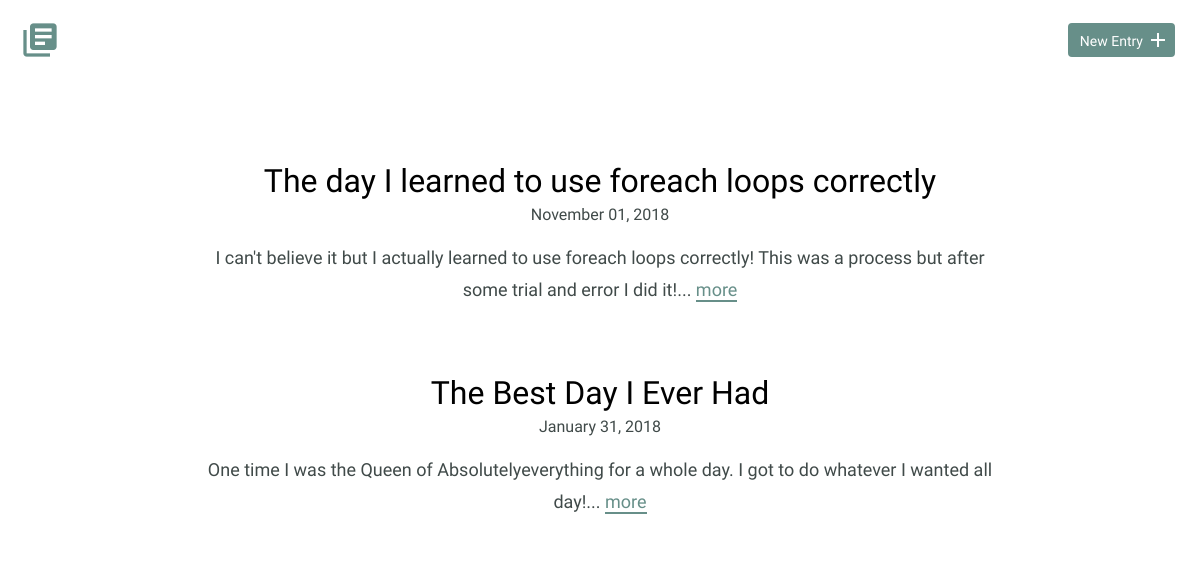
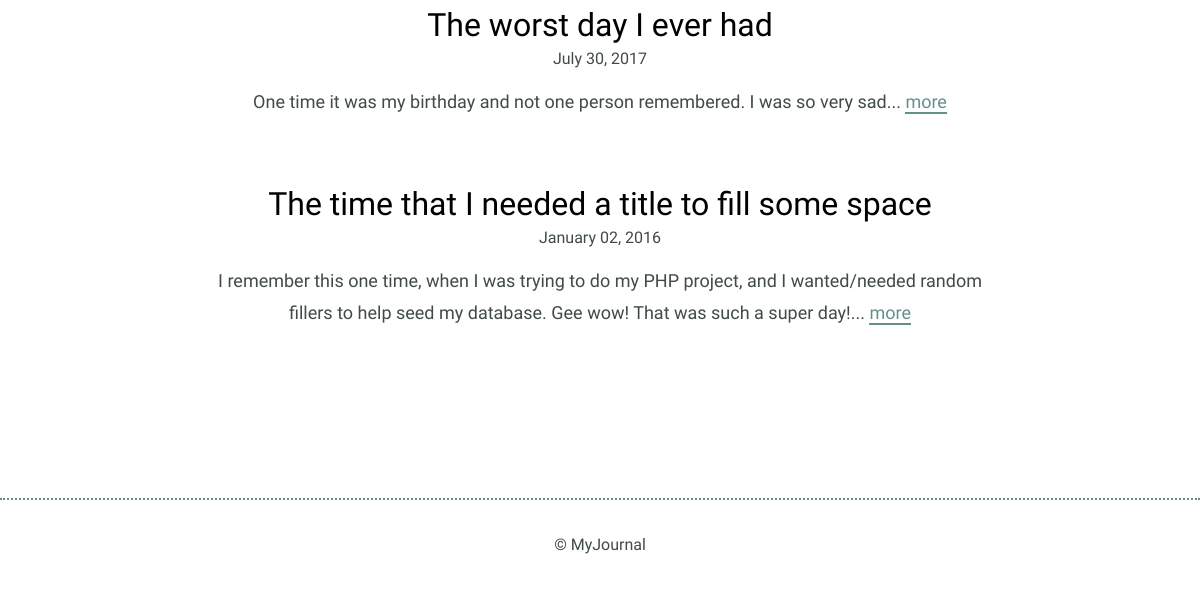
Before: / with the older database file (2 pictures, top to bottom).
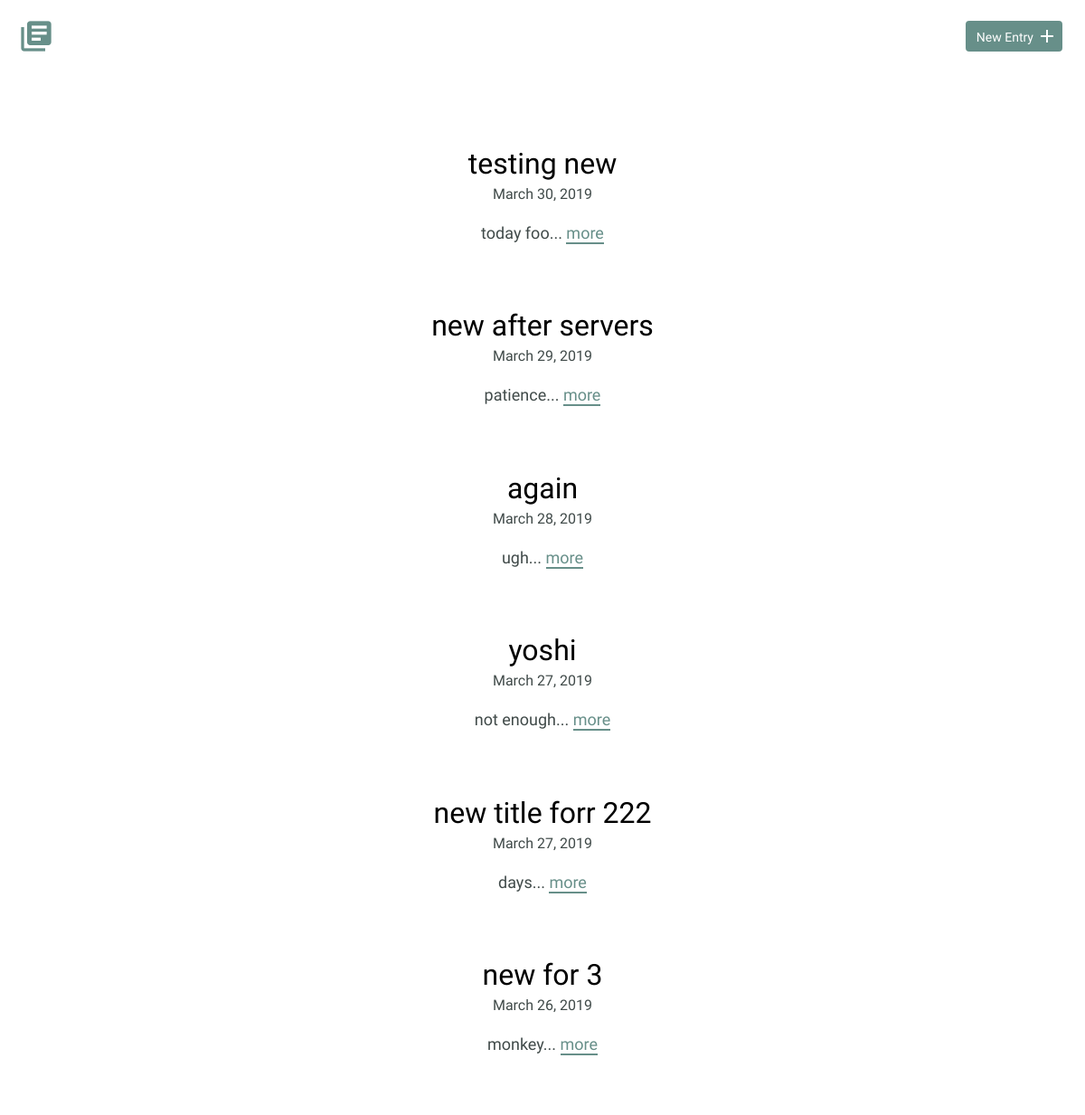
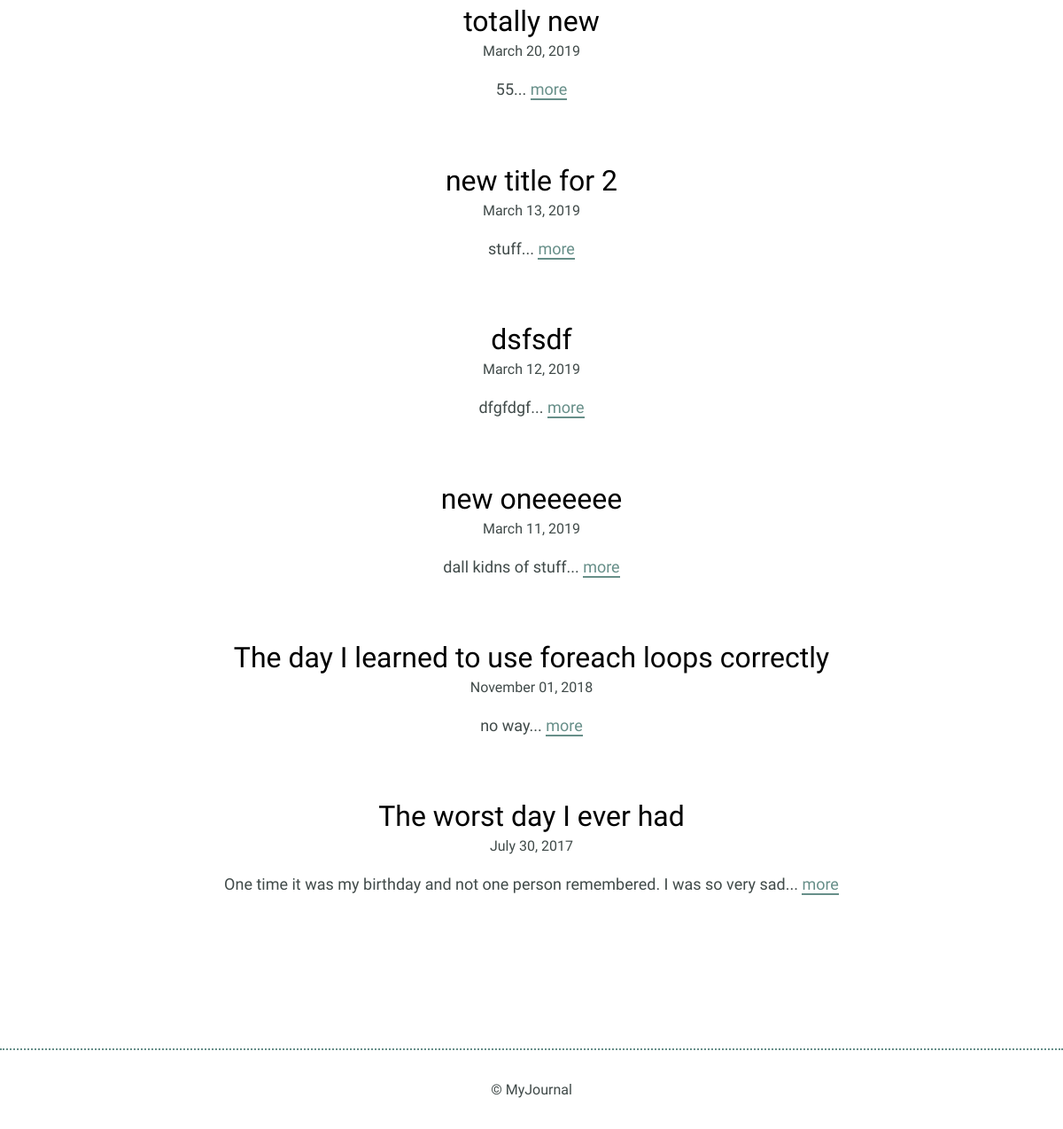
After: the same page with the newer database file (2 pictures, top to bottom).
### tables this page shows
CREATE TABLE "entries" (
	`id`	INTEGER,
	`title`	TEXT,
	`date`	TEXT,
	`time_spent`	INTEGER,
	`learned`	BLOB,
	`resources`	BLOB,
	PRIMARY KEY(`id`)
);

### inc/functions.php (called while the page is built, shortened)
<?php
function get_journal_entry_list() {
  include 'connection.php';
  try {
    return $db->query('SELECT * FROM entries ORDER BY date DESC');
  } catch (Exception $e) {
    echo "Error!: " . $e->getMessage() . "<br />";
    return array();
  }
}

### index.php (the view, shortened to what this page needs)
<?php
include "inc/header.php";
require_once "inc/functions.php";
?>
<header>
  <div class="container">
    <div class="site-header">
      <a class="logo" href="index.php"><i class="material-icons">library_books</i></a>
      <a class="button icon-right" href="new.php"><span>New Entry</span> <i class="material-icons">add</i></a>
    </div>
  </div>
</header>
<section>
  <div class="container">
    <div class="entry-list">
      <?php
        foreach (get_journal_entry_list() as $entry) {
          echo "<article>";
          echo "<h2><a href='detail.php?id=" .$entry['id']. "'>".$entry['title']."</a></h2>";
          echo "<time datetime=" .$entry['date']. ">" .strftime("%B %d, %Y", strtotime($entry['date'])). "</time>";
          echo "<p>" .substr($entry['learned'], 0, 250). "... <a href='detail.php?id=" .$entry['id']. "'>more</a></p>";
          echo "</article>";
        }
      ?>
    </div>
  </div>
</section>
<footer>
  <div>
    &copy; MyJournal
  </div>
</footer>
<?php include "inc/footer.php" ?>

### inc/header.php (shortened to what this page needs)
<!DOCTYPE html>
<html>
  <head>
    <link rel="stylesheet" href="css/normalize.css">
    <link rel="stylesheet" href="css/site.css">
  </head>
<body>

### inc/footer.php
  </body>
</html>

### css/site.css (style rules this page uses)
body { font-size: 16px; color: #404a49; font-family: 'Cousine', serif; font-weight: 400; }
.container { margin: 0 auto; padding: 0 25px; }
header .site-header { margin: 0 auto; height: 95px; }
header .logo i { color: #678f89; margin: 20px 0 0 -5px; float: left; font-size: 40px; }
header .button { float: right; margin: 33px 0 0 0; }
footer { text-align: center; padding: 35px 0; border-top: 2px dotted #678f89; }
.button { padding: 8px 10px 6px 10px; background: #678f89; border: 2px solid #678f89; border-radius: 4px; text-decoration: none; color: #FFF; position: relative; text-align: center; font-size: 14px; }
.button.icon-right { padding-right: 30px; top: -10px; }
.button.icon-right i { position: absolute; top: 3px; right: 3px; }
h1, h2, h3 { margin: 0; font-weight: 400; line-height: 1em; color: #000; }
h2 { font-size: 32px; }
h2 a { text-decoration: none; color: #000; }
p { line-height: 1.8em; font-size: 18px; }
p a { border-bottom: 2px solid #678f89; padding: 0; color: #678f89; text-decoration: none; }
.entry-list, .edit-entry, .new-entry { max-width: 800px; margin: 0 auto; padding: 70px 0 150px 0; }
.entry-list article { margin-bottom: 70px; text-align: center; }
.entry-list article:last-child { margin-bottom: 0; }
.entry-list article h2 { margin-bottom: 8px; }

Changed rows visible on the page:
removed entries: title "The Best Day I Ever Had", date "January 31, 2018", learned "One time I was the Queen of Absolutelyeverything for a whole day. I got to do whatever I wanted all day!"
removed entries: title "The time that I needed a title to fill some space", date "January 02, 2016", learned "I remember this one time, when I was trying to do my PHP project, and I wanted/needed random fillers to help seed my database. Gee wow! That was such a super day!"
added entries: title "testing new", date "March 30, 2019", learned "today foo"
added entries: title "new after servers", date "March 29, 2019", learned "patience"
added entries: title "again", date "March 28, 2019", learned "ugh"
added entries: title "yoshi", date "March 27, 2019", learned "not enough"
added entries: title "new title forr 222", date "March 27, 2019", learned "days"
added entries: title "new for 3", date "March 26, 2019", learned "monkey"
added entries: title "totally new", date "March 20, 2019", learned "55"
added entries: title "new title for 2", date "March 13, 2019", learned "stuff"
added entries: title "dsfsdf", date "March 12, 2019", learned "dfgfdgf"
added entries: title "new oneeeeee", date "March 11, 2019", learned "dall kidns of stuff"
changed entries "The day I learned to use foreach loops correctly": learned "I can't believe it but I actually learned to use foreach loops correctly! This was a process but after some trial and error I did it!" → "no way"
